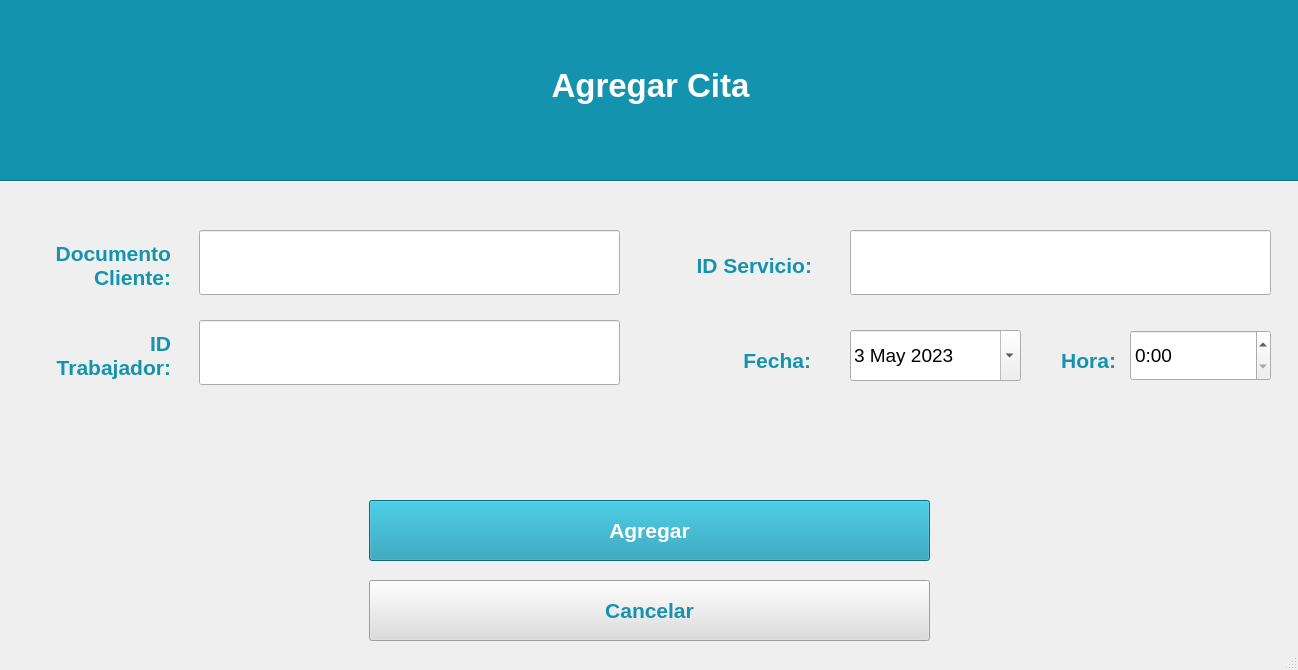
<?xml version="1.0" encoding="UTF-8"?>
<ui version="4.0">
 <class>MainWindow</class>
 <widget class="QMainWindow" name="MainWindow">
  <property name="geometry">
   <rect>
    <x>0</x>
    <y>0</y>
    <width>1298</width>
    <height>670</height>
   </rect>
  </property>
  <property name="minimumSize">
   <size>
    <width>1298</width>
    <height>670</height>
   </size>
  </property>
  <property name="maximumSize">
   <size>
    <width>1298</width>
    <height>670</height>
   </size>
  </property>
  <property name="windowTitle">
   <string>MainWindow</string>
  </property>
  <widget class="QWidget" name="centralwidget">
   <widget class="QPushButton" name="Agregar">
    <property name="geometry">
     <rect>
      <x>369</x>
      <y>500</y>
      <width>561</width>
      <height>61</height>
     </rect>
    </property>
    <property name="palette">
     <palette>
      <active>
       <colorrole role="WindowText">
        <brush brushstyle="SolidPattern">
         <color alpha="255">
          <red>255</red>
          <green>255</green>
          <blue>255</blue>
         </color>
        </brush>
       </colorrole>
       <colorrole role="Button">
        <brush brushstyle="SolidPattern">
         <color alpha="255">
          <red>20</red>
          <green>147</green>
          <blue>174</blue>
         </color>
        </brush>
       </colorrole>
       <colorrole role="ButtonText">
        <brush brushstyle="SolidPattern">
         <color alpha="255">
          <red>255</red>
          <green>255</green>
          <blue>255</blue>
         </color>
        </brush>
       </colorrole>
       <colorrole role="Base">
        <brush brushstyle="SolidPattern">
         <color alpha="255">
          <red>20</red>
          <green>147</green>
          <blue>174</blue>
         </color>
        </brush>
       </colorrole>
       <colorrole role="Window">
        <brush brushstyle="SolidPattern">
         <color alpha="255">
          <red>20</red>
          <green>147</green>
          <blue>174</blue>
         </color>
        </brush>
       </colorrole>
      </active>
      <inactive>
       <colorrole role="WindowText">
        <brush brushstyle="SolidPattern">
         <color alpha="255">
          <red>255</red>
          <green>255</green>
          <blue>255</blue>
         </color>
        </brush>
       </colorrole>
       <colorrole role="Button">
        <brush brushstyle="SolidPattern">
         <color alpha="255">
          <red>20</red>
          <green>147</green>
          <blue>174</blue>
         </color>
        </brush>
       </colorrole>
       <colorrole role="ButtonText">
        <brush brushstyle="SolidPattern">
         <color alpha="255">
          <red>255</red>
          <green>255</green>
          <blue>255</blue>
         </color>
        </brush>
       </colorrole>
       <colorrole role="Base">
        <brush brushstyle="SolidPattern">
         <color alpha="255">
          <red>20</red>
          <green>147</green>
          <blue>174</blue>
         </color>
        </brush>
       </colorrole>
       <colorrole role="Window">
        <brush brushstyle="SolidPattern">
         <color alpha="255">
          <red>20</red>
          <green>147</green>
          <blue>174</blue>
         </color>
        </brush>
       </colorrole>
      </inactive>
      <disabled>
       <colorrole role="WindowText">
        <brush brushstyle="SolidPattern">
         <color alpha="255">
          <red>120</red>
          <green>120</green>
          <blue>120</blue>
         </color>
        </brush>
       </colorrole>
       <colorrole role="Button">
        <brush brushstyle="SolidPattern">
         <color alpha="255">
          <red>20</red>
          <green>147</green>
          <blue>174</blue>
         </color>
        </brush>
       </colorrole>
       <colorrole role="ButtonText">
        <brush brushstyle="SolidPattern">
         <color alpha="255">
          <red>120</red>
          <green>120</green>
          <blue>120</blue>
         </color>
        </brush>
       </colorrole>
       <colorrole role="Base">
        <brush brushstyle="SolidPattern">
         <color alpha="255">
          <red>20</red>
          <green>147</green>
          <blue>174</blue>
         </color>
        </brush>
       </colorrole>
       <colorrole role="Window">
        <brush brushstyle="SolidPattern">
         <color alpha="255">
          <red>20</red>
          <green>147</green>
          <blue>174</blue>
         </color>
        </brush>
       </colorrole>
      </disabled>
     </palette>
    </property>
    <property name="font">
     <font>
      <pointsize>16</pointsize>
      <weight>75</weight>
      <italic>false</italic>
      <bold>true</bold>
      <underline>false</underline>
      <strikeout>false</strikeout>
     </font>
    </property>
    <property name="styleSheet">
     <string notr="true">background-color: rgb(20, 147, 174)</string>
    </property>
    <property name="text">
     <string>Agregar</string>
    </property>
   </widget>
   <widget class="QPushButton" name="Cancelar">
    <property name="geometry">
     <rect>
      <x>369</x>
      <y>580</y>
      <width>561</width>
      <height>61</height>
     </rect>
    </property>
    <property name="palette">
     <palette>
      <active>
       <colorrole role="Button">
        <brush brushstyle="SolidPattern">
         <color alpha="255">
          <red>221</red>
          <green>221</green>
          <blue>221</blue>
         </color>
        </brush>
       </colorrole>
       <colorrole role="ButtonText">
        <brush brushstyle="SolidPattern">
         <color alpha="255">
          <red>20</red>
          <green>147</green>
          <blue>174</blue>
         </color>
        </brush>
       </colorrole>
       <colorrole role="Base">
        <brush brushstyle="SolidPattern">
         <color alpha="255">
          <red>221</red>
          <green>221</green>
          <blue>221</blue>
         </color>
        </brush>
       </colorrole>
       <colorrole role="Window">
        <brush brushstyle="SolidPattern">
         <color alpha="255">
          <red>221</red>
          <green>221</green>
          <blue>221</blue>
         </color>
        </brush>
       </colorrole>
      </active>
      <inactive>
       <colorrole role="Button">
        <brush brushstyle="SolidPattern">
         <color alpha="255">
          <red>221</red>
          <green>221</green>
          <blue>221</blue>
         </color>
        </brush>
       </colorrole>
       <colorrole role="ButtonText">
        <brush brushstyle="SolidPattern">
         <color alpha="255">
          <red>20</red>
          <green>147</green>
          <blue>174</blue>
         </color>
        </brush>
       </colorrole>
       <colorrole role="Base">
        <brush brushstyle="SolidPattern">
         <color alpha="255">
          <red>221</red>
          <green>221</green>
          <blue>221</blue>
         </color>
        </brush>
       </colorrole>
       <colorrole role="Window">
        <brush brushstyle="SolidPattern">
         <color alpha="255">
          <red>221</red>
          <green>221</green>
          <blue>221</blue>
         </color>
        </brush>
       </colorrole>
      </inactive>
      <disabled>
       <colorrole role="Button">
        <brush brushstyle="SolidPattern">
         <color alpha="255">
          <red>221</red>
          <green>221</green>
          <blue>221</blue>
         </color>
        </brush>
       </colorrole>
       <colorrole role="ButtonText">
        <brush brushstyle="SolidPattern">
         <color alpha="255">
          <red>120</red>
          <green>120</green>
          <blue>120</blue>
         </color>
        </brush>
       </colorrole>
       <colorrole role="Base">
        <brush brushstyle="SolidPattern">
         <color alpha="255">
          <red>221</red>
          <green>221</green>
          <blue>221</blue>
         </color>
        </brush>
       </colorrole>
       <colorrole role="Window">
        <brush brushstyle="SolidPattern">
         <color alpha="255">
          <red>221</red>
          <green>221</green>
          <blue>221</blue>
         </color>
        </brush>
       </colorrole>
      </disabled>
     </palette>
    </property>
    <property name="font">
     <font>
      <pointsize>16</pointsize>
      <weight>75</weight>
      <bold>true</bold>
     </font>
    </property>
    <property name="styleSheet">
     <string notr="true">background-color: rgb(221, 221, 221);</string>
    </property>
    <property name="text">
     <string>Cancelar</string>
    </property>
   </widget>
   <widget class="QLabel" name="label_2">
    <property name="geometry">
     <rect>
      <x>0</x>
      <y>225</y>
      <width>171</width>
      <height>81</height>
     </rect>
    </property>
    <property name="palette">
     <palette>
      <active>
       <colorrole role="WindowText">
        <brush brushstyle="SolidPattern">
         <color alpha="255">
          <red>20</red>
          <green>147</green>
          <blue>174</blue>
         </color>
        </brush>
       </colorrole>
      </active>
      <inactive>
       <colorrole role="WindowText">
        <brush brushstyle="SolidPattern">
         <color alpha="255">
          <red>20</red>
          <green>147</green>
          <blue>174</blue>
         </color>
        </brush>
       </colorrole>
      </inactive>
      <disabled>
       <colorrole role="WindowText">
        <brush brushstyle="SolidPattern">
         <color alpha="255">
          <red>120</red>
          <green>120</green>
          <blue>120</blue>
         </color>
        </brush>
       </colorrole>
      </disabled>
     </palette>
    </property>
    <property name="font">
     <font>
      <pointsize>16</pointsize>
      <weight>75</weight>
      <bold>true</bold>
     </font>
    </property>
    <property name="text">
     <string>Documento
Cliente:</string>
    </property>
    <property name="alignment">
     <set>Qt::AlignRight|Qt::AlignTrailing|Qt::AlignVCenter</set>
    </property>
   </widget>
   <widget class="QLabel" name="label_3">
    <property name="geometry">
     <rect>
      <x>641</x>
      <y>225</y>
      <width>171</width>
      <height>81</height>
     </rect>
    </property>
    <property name="palette">
     <palette>
      <active>
       <colorrole role="WindowText">
        <brush brushstyle="SolidPattern">
         <color alpha="255">
          <red>20</red>
          <green>147</green>
          <blue>174</blue>
         </color>
        </brush>
       </colorrole>
      </active>
      <inactive>
       <colorrole role="WindowText">
        <brush brushstyle="SolidPattern">
         <color alpha="255">
          <red>20</red>
          <green>147</green>
          <blue>174</blue>
         </color>
        </brush>
       </colorrole>
      </inactive>
      <disabled>
       <colorrole role="WindowText">
        <brush brushstyle="SolidPattern">
         <color alpha="255">
          <red>120</red>
          <green>120</green>
          <blue>120</blue>
         </color>
        </brush>
       </colorrole>
      </disabled>
     </palette>
    </property>
    <property name="font">
     <font>
      <pointsize>16</pointsize>
      <weight>75</weight>
      <bold>true</bold>
     </font>
    </property>
    <property name="text">
     <string>ID Servicio:</string>
    </property>
    <property name="alignment">
     <set>Qt::AlignRight|Qt::AlignTrailing|Qt::AlignVCenter</set>
    </property>
   </widget>
   <widget class="QFrame" name="frame">
    <property name="geometry">
     <rect>
      <x>-130</x>
      <y>-20</y>
      <width>1621</width>
      <height>201</height>
     </rect>
    </property>
    <property name="styleSheet">
     <string notr="true">background-color: rgb(20, 147, 174);</string>
    </property>
    <property name="frameShape">
     <enum>QFrame::StyledPanel</enum>
    </property>
    <property name="frameShadow">
     <enum>QFrame::Raised</enum>
    </property>
    <widget class="QLabel" name="label_15">
     <property name="geometry">
      <rect>
       <x>505</x>
       <y>70</y>
       <width>551</width>
       <height>71</height>
      </rect>
     </property>
     <property name="palette">
      <palette>
       <active>
        <colorrole role="WindowText">
         <brush brushstyle="SolidPattern">
          <color alpha="255">
           <red>255</red>
           <green>255</green>
           <blue>255</blue>
          </color>
         </brush>
        </colorrole>
        <colorrole role="Button">
         <brush brushstyle="SolidPattern">
          <color alpha="255">
           <red>20</red>
           <green>147</green>
           <blue>174</blue>
          </color>
         </brush>
        </colorrole>
        <colorrole role="Base">
         <brush brushstyle="SolidPattern">
          <color alpha="255">
           <red>20</red>
           <green>147</green>
           <blue>174</blue>
          </color>
         </brush>
        </colorrole>
        <colorrole role="Window">
         <brush brushstyle="SolidPattern">
          <color alpha="255">
           <red>20</red>
           <green>147</green>
           <blue>174</blue>
          </color>
         </brush>
        </colorrole>
       </active>
       <inactive>
        <colorrole role="WindowText">
         <brush brushstyle="SolidPattern">
          <color alpha="255">
           <red>255</red>
           <green>255</green>
           <blue>255</blue>
          </color>
         </brush>
        </colorrole>
        <colorrole role="Button">
         <brush brushstyle="SolidPattern">
          <color alpha="255">
           <red>20</red>
           <green>147</green>
           <blue>174</blue>
          </color>
         </brush>
        </colorrole>
        <colorrole role="Base">
         <brush brushstyle="SolidPattern">
          <color alpha="255">
           <red>20</red>
           <green>147</green>
           <blue>174</blue>
          </color>
         </brush>
        </colorrole>
        <colorrole role="Window">
         <brush brushstyle="SolidPattern">
          <color alpha="255">
           <red>20</red>
           <green>147</green>
           <blue>174</blue>
          </color>
         </brush>
        </colorrole>
       </inactive>
       <disabled>
        <colorrole role="WindowText">
         <brush brushstyle="SolidPattern">
          <color alpha="255">
           <red>120</red>
           <green>120</green>
           <blue>120</blue>
          </color>
         </brush>
        </colorrole>
        <colorrole role="Button">
         <brush brushstyle="SolidPattern">
          <color alpha="255">
           <red>20</red>
           <green>147</green>
           <blue>174</blue>
          </color>
         </brush>
        </colorrole>
        <colorrole role="Base">
         <brush brushstyle="SolidPattern">
          <color alpha="255">
           <red>20</red>
           <green>147</green>
           <blue>174</blue>
          </color>
         </brush>
        </colorrole>
        <colorrole role="Window">
         <brush brushstyle="SolidPattern">
          <color alpha="255">
           <red>20</red>
           <green>147</green>
           <blue>174</blue>
          </color>
         </brush>
        </colorrole>
       </disabled>
      </palette>
     </property>
     <property name="font">
      <font>
       <pointsize>25</pointsize>
       <weight>75</weight>
       <bold>true</bold>
       <stylestrategy>PreferDefault</stylestrategy>
      </font>
     </property>
     <property name="layoutDirection">
      <enum>Qt::LeftToRight</enum>
     </property>
     <property name="text">
      <string>Agregar Cita</string>
     </property>
     <property name="alignment">
      <set>Qt::AlignCenter</set>
     </property>
    </widget>
   </widget>
   <widget class="QFrame" name="frame_2">
    <property name="geometry">
     <rect>
      <x>629</x>
      <y>540</y>
      <width>1</width>
      <height>1</height>
     </rect>
    </property>
    <property name="frameShape">
     <enum>QFrame::StyledPanel</enum>
    </property>
    <property name="frameShadow">
     <enum>QFrame::Raised</enum>
    </property>
   </widget>
   <widget class="QLineEdit" name="lineEdit">
    <property name="geometry">
     <rect>
      <x>199</x>
      <y>230</y>
      <width>421</width>
      <height>65</height>
     </rect>
    </property>
    <property name="font">
     <font>
      <pointsize>14</pointsize>
     </font>
    </property>
   </widget>
   <widget class="QLineEdit" name="lineEdit_2">
    <property name="geometry">
     <rect>
      <x>850</x>
      <y>230</y>
      <width>421</width>
      <height>65</height>
     </rect>
    </property>
    <property name="font">
     <font>
      <pointsize>14</pointsize>
     </font>
    </property>
   </widget>
   <widget class="QLabel" name="label_4">
    <property name="geometry">
     <rect>
      <x>640</x>
      <y>320</y>
      <width>171</width>
      <height>81</height>
     </rect>
    </property>
    <property name="palette">
     <palette>
      <active>
       <colorrole role="WindowText">
        <brush brushstyle="SolidPattern">
         <color alpha="255">
          <red>20</red>
          <green>147</green>
          <blue>174</blue>
         </color>
        </brush>
       </colorrole>
      </active>
      <inactive>
       <colorrole role="WindowText">
        <brush brushstyle="SolidPattern">
         <color alpha="255">
          <red>20</red>
          <green>147</green>
          <blue>174</blue>
         </color>
        </brush>
       </colorrole>
      </inactive>
      <disabled>
       <colorrole role="WindowText">
        <brush brushstyle="SolidPattern">
         <color alpha="255">
          <red>120</red>
          <green>120</green>
          <blue>120</blue>
         </color>
        </brush>
       </colorrole>
      </disabled>
     </palette>
    </property>
    <property name="font">
     <font>
      <pointsize>16</pointsize>
      <weight>75</weight>
      <bold>true</bold>
     </font>
    </property>
    <property name="text">
     <string>Fecha:</string>
    </property>
    <property name="alignment">
     <set>Qt::AlignRight|Qt::AlignTrailing|Qt::AlignVCenter</set>
    </property>
   </widget>
   <widget class="QLabel" name="label_5">
    <property name="geometry">
     <rect>
      <x>0</x>
      <y>315</y>
      <width>171</width>
      <height>81</height>
     </rect>
    </property>
    <property name="palette">
     <palette>
      <active>
       <colorrole role="WindowText">
        <brush brushstyle="SolidPattern">
         <color alpha="255">
          <red>20</red>
          <green>147</green>
          <blue>174</blue>
         </color>
        </brush>
       </colorrole>
      </active>
      <inactive>
       <colorrole role="WindowText">
        <brush brushstyle="SolidPattern">
         <color alpha="255">
          <red>20</red>
          <green>147</green>
          <blue>174</blue>
         </color>
        </brush>
       </colorrole>
      </inactive>
      <disabled>
       <colorrole role="WindowText">
        <brush brushstyle="SolidPattern">
         <color alpha="255">
          <red>120</red>
          <green>120</green>
          <blue>120</blue>
         </color>
        </brush>
       </colorrole>
      </disabled>
     </palette>
    </property>
    <property name="font">
     <font>
      <pointsize>16</pointsize>
      <weight>75</weight>
      <bold>true</bold>
     </font>
    </property>
    <property name="text">
     <string>ID
 Trabajador:</string>
    </property>
    <property name="alignment">
     <set>Qt::AlignRight|Qt::AlignTrailing|Qt::AlignVCenter</set>
    </property>
   </widget>
   <widget class="QLineEdit" name="lineEdit_3">
    <property name="geometry">
     <rect>
      <x>199</x>
      <y>320</y>
      <width>421</width>
      <height>65</height>
     </rect>
    </property>
    <property name="font">
     <font>
      <pointsize>14</pointsize>
     </font>
    </property>
   </widget>
   <widget class="QLabel" name="label_6">
    <property name="geometry">
     <rect>
      <x>1035</x>
      <y>320</y>
      <width>81</width>
      <height>81</height>
     </rect>
    </property>
    <property name="palette">
     <palette>
      <active>
       <colorrole role="WindowText">
        <brush brushstyle="SolidPattern">
         <color alpha="255">
          <red>20</red>
          <green>147</green>
          <blue>174</blue>
         </color>
        </brush>
       </colorrole>
      </active>
      <inactive>
       <colorrole role="WindowText">
        <brush brushstyle="SolidPattern">
         <color alpha="255">
          <red>20</red>
          <green>147</green>
          <blue>174</blue>
         </color>
        </brush>
       </colorrole>
      </inactive>
      <disabled>
       <colorrole role="WindowText">
        <brush brushstyle="SolidPattern">
         <color alpha="255">
          <red>120</red>
          <green>120</green>
          <blue>120</blue>
         </color>
        </brush>
       </colorrole>
      </disabled>
     </palette>
    </property>
    <property name="font">
     <font>
      <pointsize>16</pointsize>
      <weight>75</weight>
      <bold>true</bold>
     </font>
    </property>
    <property name="text">
     <string>Hora:</string>
    </property>
    <property name="alignment">
     <set>Qt::AlignRight|Qt::AlignTrailing|Qt::AlignVCenter</set>
    </property>
   </widget>
   <widget class="QDateEdit" name="fechaCita">
    <property name="geometry">
     <rect>
      <x>850</x>
      <y>330</y>
      <width>171</width>
      <height>51</height>
     </rect>
    </property>
    <property name="font">
     <font>
      <pointsize>14</pointsize>
     </font>
    </property>
    <property name="dateTime">
     <datetime>
      <hour>14</hour>
      <minute>43</minute>
      <second>30</second>
      <year>2023</year>
      <month>5</month>
      <day>3</day>
     </datetime>
    </property>
    <property name="minimumDateTime">
     <datetime>
      <hour>0</hour>
      <minute>0</minute>
      <second>0</second>
      <year>2023</year>
      <month>5</month>
      <day>3</day>
     </datetime>
    </property>
    <property name="maximumDate">
     <date>
      <year>9999</year>
      <month>12</month>
      <day>31</day>
     </date>
    </property>
    <property name="minimumDate">
     <date>
      <year>2023</year>
      <month>5</month>
      <day>3</day>
     </date>
    </property>
    <property name="calendarPopup">
     <bool>true</bool>
    </property>
    <property name="timeSpec">
     <enum>Qt::LocalTime</enum>
    </property>
   </widget>
   <widget class="QTimeEdit" name="horaCita">
    <property name="geometry">
     <rect>
      <x>1130</x>
      <y>330</y>
      <width>141</width>
      <height>51</height>
     </rect>
    </property>
    <property name="font">
     <font>
      <pointsize>14</pointsize>
     </font>
    </property>
    <property name="displayFormat">
     <string>h:mm </string>
    </property>
    <property name="calendarPopup">
     <bool>true</bool>
    </property>
   </widget>
  </widget>
  <widget class="QStatusBar" name="statusbar"/>
 </widget>
 <resources/>
 <connections/>
</ui>
